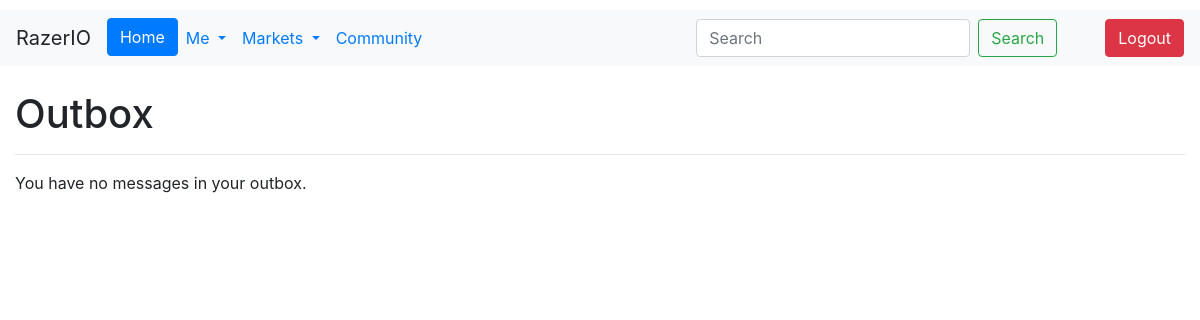
Page /outbox/ (signed in) on the earlier database version.
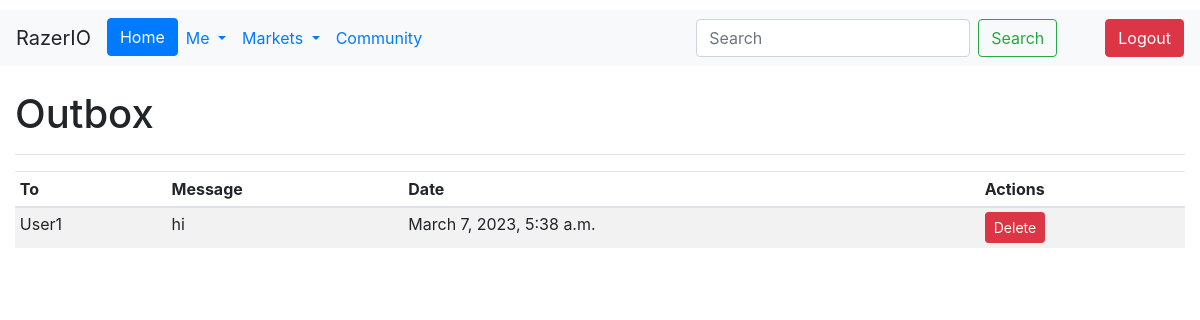
Same page on the later database version.
### MessagingAlerts/models.py (models this page shows)
class Message(models.Model):
    sender = models.ForeignKey(User, on_delete=models.CASCADE, related_name='send_messages')
    receiver = models.ForeignKey(User, on_delete=models.CASCADE, related_name='received_messages')
    content = models.TextField(max_length=10000)
    timestamp = models.DateTimeField(auto_now_add=True)
    conversation = models.ForeignKey(Conversation, on_delete=models.CASCADE)

### Users/models.py (models this page shows)
class CustomUser(AbstractUser):
    Bio = models.CharField(max_length=240, default='')
    Salary = models.IntegerField(default=0)
    Company = models.ForeignKey('Company.Company', on_delete=models.CASCADE,
                                   null=True, blank=True)
    Country = models.ForeignKey(Country, on_delete=models.CASCADE, null=True)
    Region = models.ForeignKey(Region, on_delete=models.CASCADE, null=True)
    def __str__(self):
        return self.username

### MessagingAlerts/views.py (the view)
# urls.py: path('outbox/', outbox, name='outbox')
def outbox(request):
    user = request.user
    messages = Message.objects.filter(sender=user)
    context = {'messages':messages}
    return render(request, 'outbox.html', context=context)

### templates/outbox.html
{% extends 'base.html' %}
{% block content %}
  <div class="container-fluid">
    <h1 class="mt-4">Outbox</h1>
    <hr>
    {% if messages %}
    <div class="table-responsive">
      <table class="table table-striped table-sm">
        <thead>
          <tr>
            <th>To</th>
            <th>Message</th>
            <th>Date</th>
            <th>Actions</th>
          </tr>
        </thead>
        <tbody>
          {% for message in messages %}
          <tr>
            <td>{{ message.receiver }}</td>
            <td>{{ message.content }}</td>
            <td>{{ message.timestamp }}</td>
            <td>
              <a href="#" class="btn btn-danger btn-sm">Delete</a>
            </td>
          </tr>
          {% endfor %}
        </tbody>
      </table>
    </div>
    {% else %}
      <p>You have no messages in your outbox.</p>
    {% endif %}
  </div>
{% endblock %}

Differences in the rows shown:
added Message: receiver "User1", content "hi", timestamp "March 7, 2023, 5:38 a.m."
Other differences:
text no longer shown: "You have no messages in your outbox."
text now shown: "To Message Date Actions"
